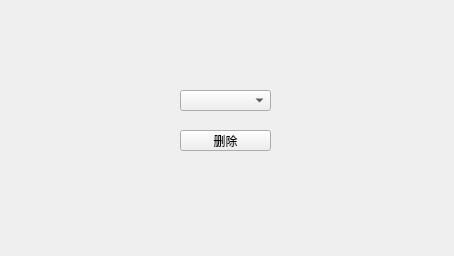
<?xml version="1.0" encoding="UTF-8"?>
<ui version="4.0">
 <class>Updatetype</class>
 <widget class="QWidget" name="Updatetype">
  <property name="geometry">
   <rect>
    <x>0</x>
    <y>0</y>
    <width>454</width>
    <height>256</height>
   </rect>
  </property>
  <property name="windowTitle">
   <string>Form</string>
  </property>
  <widget class="QComboBox" name="typeBox">
   <property name="geometry">
    <rect>
     <x>180</x>
     <y>90</y>
     <width>91</width>
     <height>21</height>
    </rect>
   </property>
  </widget>
  <widget class="QPushButton" name="deleteButton">
   <property name="geometry">
    <rect>
     <x>180</x>
     <y>130</y>
     <width>91</width>
     <height>21</height>
    </rect>
   </property>
   <property name="text">
    <string>删除</string>
   </property>
  </widget>
 </widget>
 <resources/>
 <connections/>
</ui>
